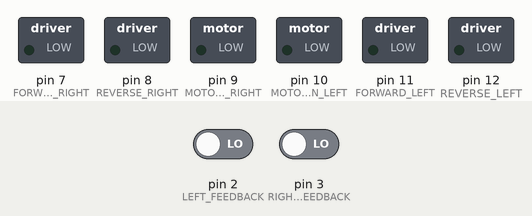
This sketch was run on a simulated Arduino Uno, built with avr-gcc and run on an emulated ATmega328P. Parts: switched loads named in the sketch (green lamp = pin HIGH). The inputs (shaded band) are chosen by the test bench; at power-on: pin 2 (LEFT_FEEDBACK) LOW, pin 3 (RIGHT_FEEDBACK) LOW. What the sketch prints to the serial monitor is not drawn. At 89.1 s the program stops and its outputs stay as they are.

Above: at 0.1 s.
At 17.7 s:
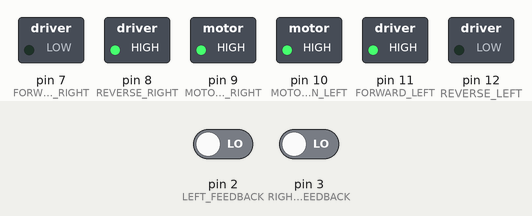
At 28.9 s:
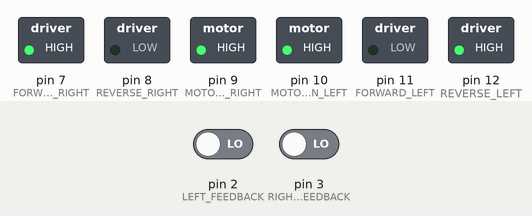
At 36.0 s:
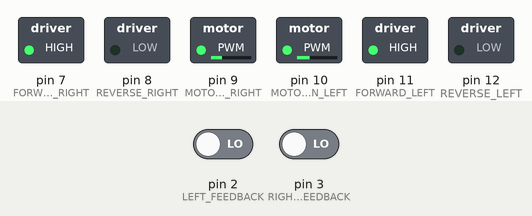
Timing chart, 0 to 40.0 s (numbered marks = the images above):
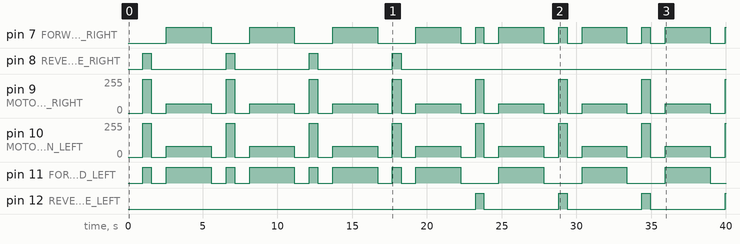

The sketch:

PlutoStory9.ino
```cpp
const int FORWARD_RIGHT = 7;
const int REVERSE_RIGHT = 8;
const int MOTOR_ON_RIGHT = 9;
const int MOTOR_ON_LEFT = 10;
const int FORWARD_LEFT = 11;
const int REVERSE_LEFT = 12;
const int LEFT_FEEDBACK = 2; // Pin numbers on Rover
const int RIGHT_FEEDBACK = 3;

volatile int leftcounter = 0; // initiate counter to zero for start
volatile int rightcounter = 0; // counter could always be reset
volatile int loopcounter = 0; // counter for for loop


void setup() {
  pinMode(FORWARD_RIGHT, OUTPUT); // Forward Right
  pinMode(REVERSE_RIGHT, OUTPUT); // Back Right
  pinMode(MOTOR_ON_RIGHT, OUTPUT); //  Right Motor On
  pinMode(MOTOR_ON_LEFT, OUTPUT); // Left Motor On
  pinMode(FORWARD_LEFT, OUTPUT); // Forward Left
  pinMode(REVERSE_LEFT, OUTPUT); // Back Left

  Serial.begin(115200);
  attachInterrupt(digitalPinToInterrupt(LEFT_FEEDBACK),LeftMotorISR,RISING);
  attachInterrupt(digitalPinToInterrupt(RIGHT_FEEDBACK),RightMotorISR,RISING);
}

// the loop function runs over and over again forever
void loop() {

  // Just print out the values to show counter operating
  Serial.println("Left Counter");
  Serial.print(leftcounter);

  Serial.println("Right Counter");
  Serial.print(rightcounter);

  Forward8(); //Makes a figure of eight driving forwards
  Backward8(); //Makes a figure of eight driving backwards

  Off (1);

 exit(1);
}

void MotorsOn (int pause) { // motor turns on
  digitalWrite(MOTOR_ON_RIGHT, HIGH);
  digitalWrite(MOTOR_ON_LEFT, HIGH);
  digitalWrite(REVERSE_RIGHT, LOW);
  digitalWrite(REVERSE_LEFT, LOW);
  digitalWrite(FORWARD_RIGHT, LOW);
  digitalWrite(FORWARD_LEFT, LOW);
  delay(pause);
}

void Forward (int pause) { // rover drives forwards
  digitalWrite(MOTOR_ON_RIGHT, HIGH);
  digitalWrite(MOTOR_ON_LEFT, HIGH);
  digitalWrite(FORWARD_RIGHT, HIGH);
  digitalWrite(FORWARD_LEFT, HIGH);
  digitalWrite(REVERSE_RIGHT, LOW);
  digitalWrite(REVERSE_LEFT, LOW);
  delay(pause);
}

void SlowForward (int pause) { // rover drives forwards slowly
  analogWrite(MOTOR_ON_RIGHT, 70);
  analogWrite(MOTOR_ON_LEFT, 80);
  digitalWrite(FORWARD_RIGHT, HIGH);
  digitalWrite(FORWARD_LEFT, HIGH);
  digitalWrite(REVERSE_RIGHT, LOW);
  digitalWrite(REVERSE_LEFT, LOW);
  delay(pause);
}

void Off (int pause) { // rover stops
  digitalWrite(MOTOR_ON_RIGHT, LOW);
  digitalWrite(MOTOR_ON_LEFT, LOW);
  digitalWrite(REVERSE_RIGHT, LOW);
  digitalWrite(REVERSE_LEFT, LOW);
  digitalWrite(FORWARD_RIGHT, LOW);
  digitalWrite(FORWARD_LEFT, LOW);
  delay(pause);
}

void Reverse (int pause) { // rover reverses
  digitalWrite(MOTOR_ON_RIGHT, HIGH);
  digitalWrite(MOTOR_ON_LEFT, HIGH);
  digitalWrite(FORWARD_RIGHT, LOW);
  digitalWrite(FORWARD_LEFT, LOW);
  digitalWrite(REVERSE_RIGHT, HIGH);
  digitalWrite(REVERSE_LEFT, HIGH);
  delay(pause);
}

void TurnLeft (int pause) { // rover turns left
  analogWrite(MOTOR_ON_RIGHT, 255);
  analogWrite(MOTOR_ON_LEFT, 70);
  digitalWrite(FORWARD_RIGHT, HIGH);
  digitalWrite(FORWARD_LEFT, HIGH);
  digitalWrite(REVERSE_RIGHT, LOW);
  digitalWrite(REVERSE_LEFT, LOW);
  delay(pause);
}

void TurnRight (int pause) { // rover turns right
  analogWrite(MOTOR_ON_RIGHT, 70);
  analogWrite(MOTOR_ON_LEFT, 255);
  digitalWrite(FORWARD_RIGHT, HIGH);
  digitalWrite(FORWARD_LEFT, HIGH);
  digitalWrite(REVERSE_RIGHT, LOW);
  digitalWrite(REVERSE_LEFT, LOW);
  delay(pause);
}

void RotateRight (int pause) { // rover spins right on the spot
  digitalWrite(MOTOR_ON_RIGHT, HIGH);
  digitalWrite(MOTOR_ON_LEFT, HIGH);
  digitalWrite(FORWARD_RIGHT, LOW);
  digitalWrite(FORWARD_LEFT, HIGH);
  digitalWrite(REVERSE_RIGHT, HIGH);
  digitalWrite(REVERSE_LEFT, LOW);
  delay(pause);
}

void RotateLeft (int pause) { // rover spins left on the spot
  digitalWrite(MOTOR_ON_RIGHT, HIGH);
  digitalWrite(MOTOR_ON_LEFT, HIGH);
  digitalWrite(FORWARD_RIGHT, HIGH);
  digitalWrite(FORWARD_LEFT, LOW);
  digitalWrite(REVERSE_RIGHT, LOW);
  digitalWrite(REVERSE_LEFT, HIGH);
  delay(pause);
}

void LeftMotorISR(){
  //adds one to counter each left motor revoulution
  leftcounter++;
}

void RightMotorISR(){
  // adds one to the counter on each right motor revoulution
  rightcounter++;
}

void SlowReverse(int pause) { // rover reverses slowly
  analogWrite(MOTOR_ON_RIGHT, 70);
  analogWrite(MOTOR_ON_LEFT, 80);
  digitalWrite(FORWARD_RIGHT, LOW);
  digitalWrite(FORWARD_LEFT, LOW);
  digitalWrite(REVERSE_RIGHT, HIGH);
  digitalWrite(REVERSE_LEFT, HIGH);
  delay(pause);
}

void Forward8(){ //Drives in a figure of eight moving forwards

    Off (1000);
    RotateRight(570);
    rightcounter = 0;
    Off (1000); // corner 1

    SlowForward(3000);

    Off (1000);
    RotateRight(565);
    rightcounter = 0;
    Off (1000); // corner 2

    SlowForward(3000);

    Off (1000);
    RotateRight(555);
    rightcounter = 0;
    Off (1000); // corner 3

    SlowForward(3000);

    Off (1000);
    RotateRight(570);
    rightcounter = 0;
    Off (1000); // corner 4

    SlowForward(3000);

    Off (1000);
    RotateLeft(550);
    rightcounter = 0;
    Off (1000); // corner 5

    SlowForward(3000);

    Off (1000);
    RotateLeft(565);
    rightcounter = 0;
    Off (1000); // corner 6

    SlowForward(3000);

    Off (1000);
    RotateLeft(565);
    rightcounter = 0;
    Off (1000); // corner 7

    SlowForward(3000);

    Off (1000);
    RotateLeft(545);
    rightcounter = 0;
    Off (1000); // corner 8

    SlowForward(3000);
    Off (1000);
}

void Backward8(){ //Drives in a figure of eight moving backwards

    Off (1000);

    SlowReverse(3000);

    Off (1000);
    RotateRight(570);
    rightcounter = 0;
    Off (1000); // corner 4

    SlowReverse(3000);

    Off (1000);
    RotateRight(565);
    rightcounter = 0;
    Off (1000); // corner 7

    SlowReverse(3000);

    Off (1000);
    RotateRight(565);
    rightcounter = 0;
    Off (1000); // corner 6

    SlowReverse(6000);

    Off (1000);
    RotateRight(565);
    rightcounter = 0;
    Off (1000); // corner 2

    SlowReverse(3000);

    Off (1000);
    RotateRight(555);
    rightcounter = 0;
    Off (1000); // corner 3

    SlowReverse(3000);

    Off (1000);
    RotateRight(570);
    rightcounter = 0;
    Off (1000); // corner 4

    SlowReverse(3000);

    Off (1000);
    RotateRight(1200);
    rightcounter = 0;
    Off (1000); // corner 1
}
```

Measured:
- by itself, pin 7 (FORWARD_RIGHT): repeats every 5.6 s: HIGH 3.0 s, LOW 1.0 s, HIGH 0.55 s, LOW 1.0 s
- by itself, pin 8 (REVERSE_RIGHT): alternates HIGH for 0.57 s and LOW for 5.0 s, 8 changes in all, then stays LOW
- by itself, pin 9 (MOTOR_ON_RIGHT): repeats every 5.6 s: 0/255 1.0 s, 70/255 3.0 s, 0/255 1.0 s, 255/255 0.57 s
- by itself, pin 10 (MOTOR_ON_LEFT): repeats every 5.6 s: 0/255 1.0 s, 80/255 3.0 s, 0/255 1.0 s, 255/255 0.57 s
- by itself, pin 11 (FORWARD_LEFT): LOW → HIGH at 1.0 s, → LOW 0.57 s later, → HIGH 1.0 s later, → LOW 3.0 s later, … (22 changes in this stretch)
- by itself, pin 12 (REVERSE_LEFT): LOW → HIGH at 23.3 s, → LOW 0.55 s later, → HIGH 5.0 s later, → LOW 0.57 s later, … (7 changes in this stretch)
